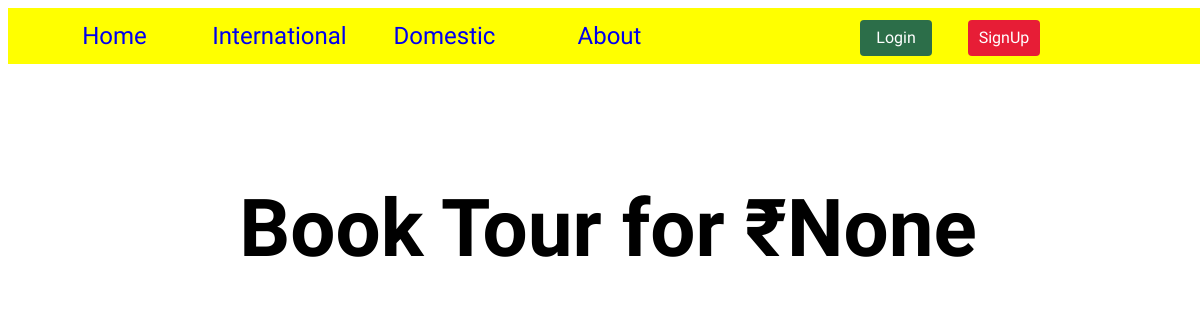
The page /place/2/ on the database as committed earlier.
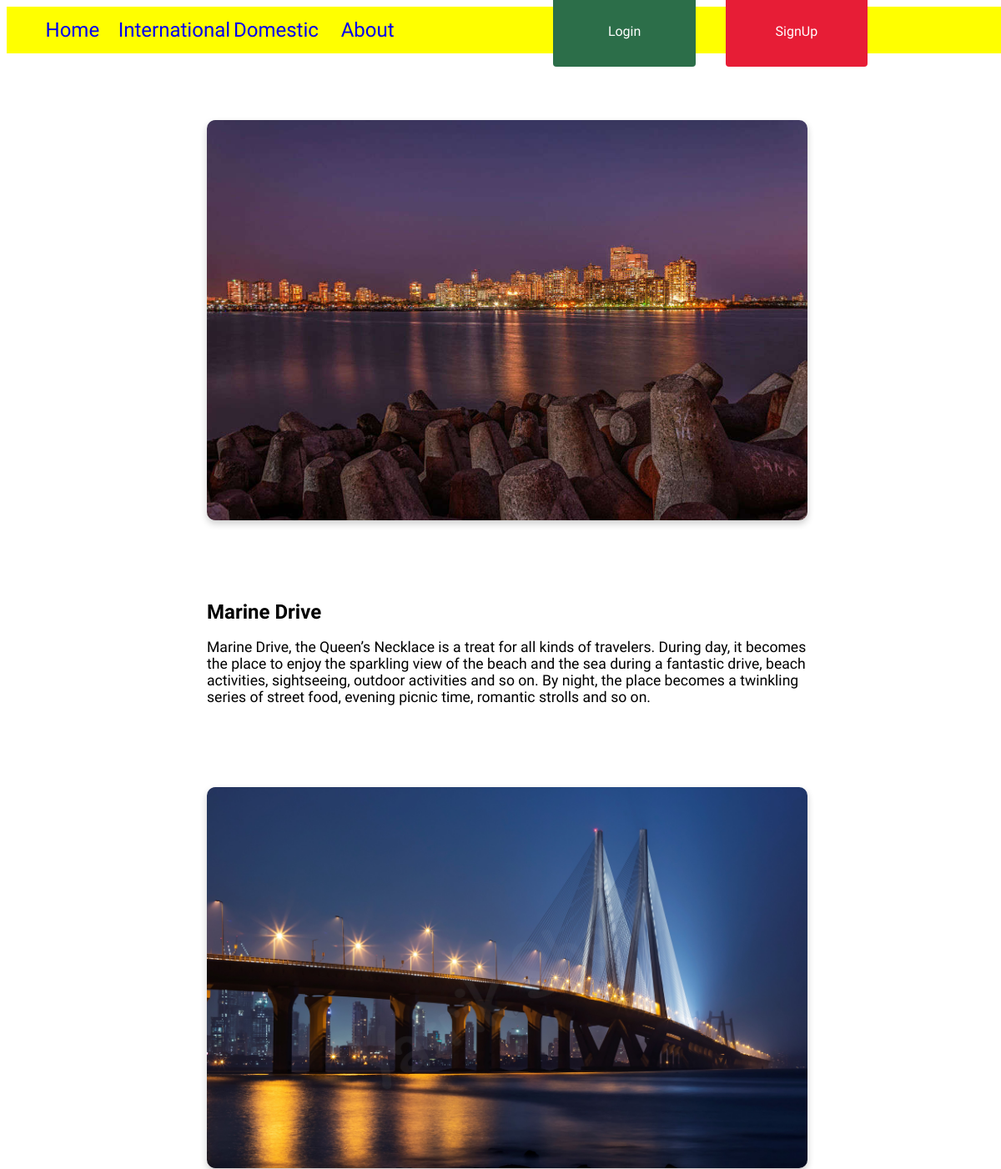
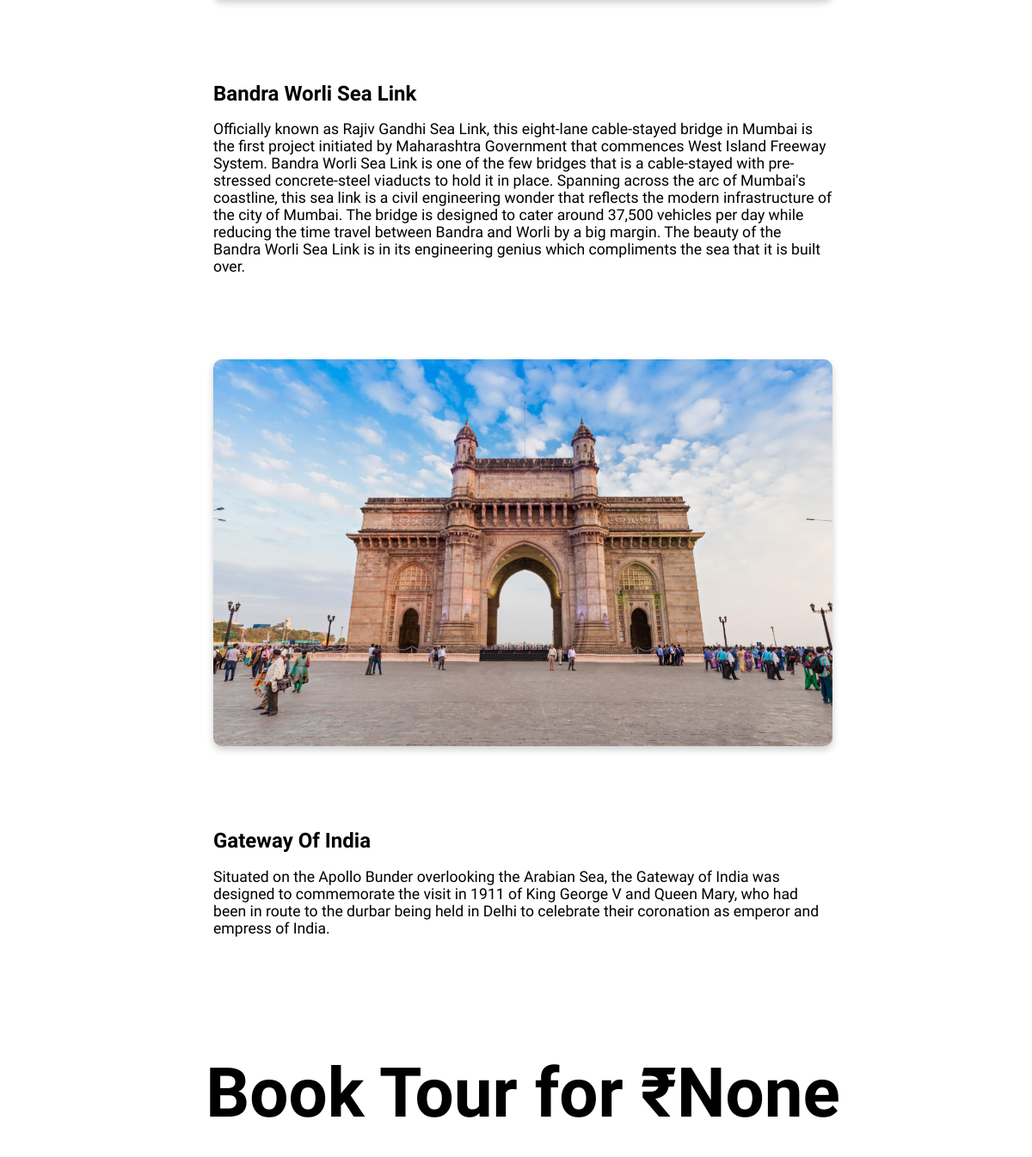
The same page on the database as committed later (2 pictures, top to bottom).
### travel/models.py (models this page shows, shortened)
class PlacesToVisit(models.Model):
    name = models.CharField(max_length=100)
    description = models.TextField()
    image = models.ImageField(default='landscape.jpg', upload_to='places')
    place = models.ForeignKey(Place, on_delete=models.CASCADE)

### travel/views.py (the view)
# urls.py: path('place/<int:pk>/', details, name='place-details'),
def details(request, pk):
    context = {
        'title': 'Details',
        'places_to_visit': PlacesToVisit.objects.filter(place=Place.objects.filter(id=pk)[0]),
        'price': Place.objects.filter(id=pk)[0].price
    }
    return render(request, 'travel/place_details.html', context)

### travel/templates/travel/place_details.html
{% extends 'travel/base.html' %}
{% block content %}
<nav class="nav-short">
  <ul class="nav-list">
    <li><a href="/">Home</a></li>
    <li><a href="{% url 'travel-international' %}">International</a></li>
    <li><a href="{% url 'travel-domestic' %}">Domestic</a></li>
    <li><a href="#tools">About</a></li>
  </ul>
  <div class="nav-buttons">
    {% if user.is_authenticated %}
    <a href="{% url 'profile' %}"><button class="login-button">Profile</button></a>
    <a href="{% url 'logout' %}"><button class="signup-button">Logout</button></a>
    {% else %}
    <a href="{% url 'login' %}"><button class="login-button">Login</button></a>
    <a href="{% url 'register' %}"><button class="signup-button">SignUp</button></a>
    {% endif %}
  </div>
</nav>
<div class="place-cards">
  {% for place in places_to_visit %}
  <div class="place-card">
  <img src="{{ place.image.url }}" alt="image" class="place-card-img">
  <div class="place-card-info">
    <h1 class="text-heading"><b>{{ place.name }}</b></h1>
    <p class="text-para">{{ place.description }}</p>
  </div>
  </div>
  {% endfor %}
  <h1 class="price"><b>Book Tour for <span class="price-button">₹{{ price }}</span></b></h1>
</div>
{% endblock content %}

Rows that differ between the two databases and show on the page:
added PlacesToVisit: image (picture), name "Marine Drive", description "Marine Drive, the Queen’s Necklace is a treat for all kinds of travelers. During day, it becomes the place to enjoy the sparkling view of the beach and the sea during a fantastic drive, beach activities, sightseeing, outdoor activities and so on. By night, the place becomes a twinkling series of street food, evening picnic time, romantic strolls and so on."
added PlacesToVisit: image (picture), name "Bandra Worli Sea Link", description "Officially known as Rajiv Gandhi Sea Link, this eight-lane cable-stayed bridge in Mumbai is the first project initiated by Maharashtra Government that commences West Island Freeway System. Bandra Worli Sea Link is one of the few bridges that is a cable-stayed with pre-stressed concrete-steel viaducts to hold it in place. Spanning across the arc of Mumbai's coastline, this sea link is a civil engineering wonder that reflects the modern infrastructure of the city of Mumbai. The bridge is designed to cater around 37,500 vehicles per day while reducing the time travel between Bandra and Worli by a big margin. The beauty of the Bandra Worli Sea Link is in its engineering genius which compliments…"
added PlacesToVisit: image (picture), name "Gateway Of India", description "Situated on the Apollo Bunder overlooking the Arabian Sea, the Gateway of India was designed to commemorate the visit in 1911 of King George V and Queen Mary, who had been in route to the durbar being held in Delhi to celebrate their coronation as emperor and empress of India."
